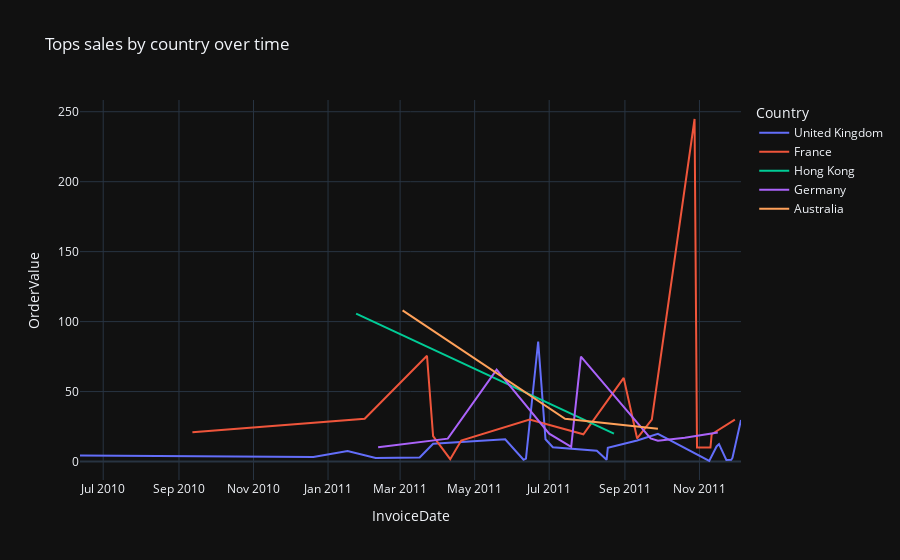

Write notebook code for a chart like this one.
### Code cell
tops_df = df[df["Minor Category"] == "Tops"]
date_tops_by_country = tops_df.groupby(["InvoiceDate", "Country"]).agg({
    "OrderValue" : "mean"
}).reset_index()
fig = px.line(data_frame=date_tops_by_country, x = "InvoiceDate", y = "OrderValue", color= "Country", title="Tops sales by country over time")
fig.show()

### Figure 1 — Plotly figure (JSON) as saved in the notebook; plotly's stock layout.template omitted (floating-point values rounded to 4 significant figures)
{"data": [{"hovertemplate": "Country=United Kingdom<br>InvoiceDate=%{x}<br>OrderValue=%{y}<extra></extra>", "legendgroup": "United Kingdom", "line": {"color": "#636efa", "dash": "solid"}, "marker": {"symbol": "circle"}, "mode": "lines", "name": "United Kingdom", "orientation": "v", "showlegend": true, "type": "scatter", "x": ["2010-06-12T00:00:00", "2010-12-20T00:00:00", "2011-01-17T00:00:00", "2011-02-09T00:00:00", "2011-03-17T00:00:00", "2011-03-28T00:00:00", "2011-05-26T00:00:00", "2011-06-10T00:00:00", "2011-06-12T00:00:00", "2011-06-22T00:00:00", "2011-06-28T00:00:00", "2011-07-04T00:00:00", "2011-08-09T00:00:00", "2011-08-17T00:00:00", "2011-08-18T00:00:00", "2011-09-11T00:00:00", "2011-09-28T00:00:00", "2011-10-31T00:00:00", "2011-11-09T00:00:00", "2011-11-15T00:00:00", "2011-11-17T00:00:00", "2011-11-23T00:00:00", "2011-11-27T00:00:00", "2011-11-28T00:00:00", "2011-11-30T00:00:00", "2011-12-05T00:00:00"], "xaxis": "x", "y": [4.25, 3.32, 7.5, 2.46, 2.95, 12.75, 15.9, 1.25, 2.08, 85.8, 15.9, 10.2, 7.65, 1.25, 9.9, 15, 19.8, 4.95, 0.38, 10.79, 12.46, 1.17, 1.25, 2.55, 9.92, 29.7], "yaxis": "y"}, {"hovertemplate": "Country=France<br>InvoiceDate=%{x}<br>OrderValue=%{y}<extra></extra>", "legendgroup": "France", "line": {"color": "#EF553B", "dash": "solid"}, "marker": {"symbol": "circle"}, "mode": "lines", "name": "France", "orientation": "v", "showlegend": true, "type": "scatter", "x": ["2010-09-12T00:00:00", "2011-01-31T00:00:00", "2011-03-23T00:00:00", "2011-03-28T00:00:00", "2011-04-11T00:00:00", "2011-04-20T00:00:00", "2011-06-15T00:00:00", "2011-07-29T00:00:00", "2011-08-31T00:00:00", "2011-09-11T00:00:00", "2011-09-23T00:00:00", "2011-10-28T00:00:00", "2011-10-30T00:00:00", "2011-11-10T00:00:00", "2011-11-11T00:00:00", "2011-11-30T00:00:00"], "xaxis": "x", "y": [20.85, 30.6, 75.6, 18.15, 1.65, 15, 30, 19.5, 59.76, 16.5, 30, 244.8, 9.96, 10, 19.5, 30], "yaxis": "y"}, {"hovertemplate": "Country=Hong Kong<br>InvoiceDate=%{x}<br>OrderValue=%{y}<extra></extra>", "legendgroup": "Hong Kong", "line": {"color": "#00cc96", "dash": "solid"}, "marker": {"symbol": "circle"}, "mode": "lines", "name": "Hong Kong", "orientation": "v", "showlegend": true, "type": "scatter", "x": ["2011-01-24T00:00:00", "2011-08-23T00:00:00"], "xaxis": "x", "y": [105.7, 20], "yaxis": "y"}, {"hovertemplate": "Country=Germany<br>InvoiceDate=%{x}<br>OrderValue=%{y}<extra></extra>", "legendgroup": "Germany", "line": {"color": "#ab63fa", "dash": "solid"}, "marker": {"symbol": "circle"}, "mode": "lines", "name": "Germany", "orientation": "v", "showlegend": true, "type": "scatter", "x": ["2011-02-11T00:00:00", "2011-04-09T00:00:00", "2011-05-19T00:00:00", "2011-07-01T00:00:00", "2011-07-19T00:00:00", "2011-07-27T00:00:00", "2011-09-22T00:00:00", "2011-09-28T00:00:00", "2011-10-20T00:00:00", "2011-11-16T00:00:00"], "xaxis": "x", "y": [10.2, 16.35, 65.7, 19.9, 10.5, 75, 16.5, 14.85, 17, 20.8], "yaxis": "y"}, {"hovertemplate": "Country=Australia<br>InvoiceDate=%{x}<br>OrderValue=%{y}<extra></extra>", "legendgroup": "Australia", "line": {"color": "#FFA15A", "dash": "solid"}, "marker": {"symbol": "circle"}, "mode": "lines", "name": "Australia", "orientation": "v", "showlegend": true, "type": "scatter", "x": ["2011-03-03T00:00:00", "2011-07-14T00:00:00", "2011-09-28T00:00:00"], "xaxis": "x", "y": [108, 30.6, 23.4], "yaxis": "y"}], "layout": {"legend": {"title": {"text": "Country"}, "tracegroupgap": 0}, "title": {"text": "Tops sales by country over time"}, "xaxis": {"anchor": "y", "domain": [0, 1], "title": {"text": "InvoiceDate"}}, "yaxis": {"anchor": "x", "domain": [0, 1], "title": {"text": "OrderValue"}}}}
